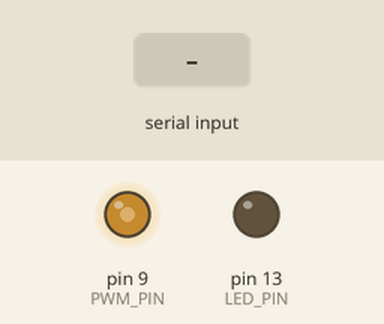
Simulated run of this program. Board: Arduino Uno, built with avr-gcc and run on an emulated ATmega328P. On the bench: output pins drawn as LEDs (lit = HIGH). The test bench sets the inputs (shaded band). What the program prints to the serial monitor is not drawn.

Above: at 1.2 s.
1.3 s: "1" received over Serial
2.8 s: byte 8 (ASCII_BS) received over Serial
4.3 s: byte 13 (ASCII_CR) received over Serial
Timing chart, 0 to 7.3 s (numbered marks = the images above; inputs shaded):
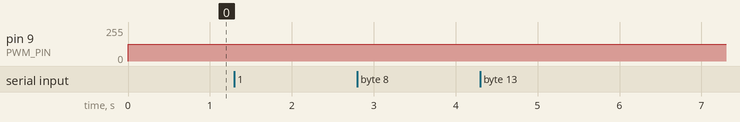

The program:

main.cpp
```cpp
#include <Arduino.h>

#include <avr/io.h>
#include <avr/interrupt.h>

// 2024-04-23 jj5 - baud rate for serial communication
//
#define BAUD_RATE 115200

// 2024-04-23 jj5 - ASCII control characters we support
//
#define ASCII_BS 8
#define ASCII_CR 13

// 2024-04-23 jj5 - maximum length of a command
//
#define CMD_LEN 64

// 2024-04-23 jj5 - pin assignments
//
#define LED_PIN 13
#define PWM_PIN 9

// 2024-04-23 jj5 - strings
//
const char *STR_EMPTY = "";
const char *STR_READY = "Ready.";
const char *STR_COMMAND_PROMPT = "Command: ";
const char *STR_COMMAND_TOO_LONG = "Command too long.";
const char *STR_UNKNOWN_COMMAND = "Unknown command.";

// 2024-04-23 jj5 - LED control commands
//
const char *CMD_ON    = "on";
const char *CMD_OFF   = "off";
const char *CMD_FLASH = "flash";

// 2024-04-23 jj5 - tone control commands
//
const char *CMD_START = "start";
const char *CMD_STOP  = "stop";

//
// 2024-04-23 jj5 - LED states
//

enum led_state { LED_OFF, LED_ON, LED_FLASH };

volatile enum led_state led_state = LED_OFF;

//
// 2024-04-23 jj5 - we use timer/counter2 to toggle the LED every 500 ms
//

volatile int timer_2_counter = 0;

ISR( TIMER2_COMPA_vect ) {
  timer_2_counter++;
  if ( timer_2_counter >= 50 ) {
    timer_2_counter = 0;
    // 2024-04-22 jj5 - toggle the LED every 500 ms
    if ( led_state == LED_FLASH ) {
      int pin = digitalRead( LED_PIN );
      digitalWrite( LED_PIN, !pin );
    }
  }
}

void setup_timer_2() {

  // 2024-04-23 jj5 - set up Timer/Counter2 for CTC mode

  // 2024-04-23 jj5 - set to CTC Mode
  //
  TCCR2A = 0x02;

  // 2024-04-23 jj5 - use a prescaler of 1024
  //
  TCCR2B = 0x07;

  // 2024-04-23 jj5 - to calculate OCR2A value for 500 ms delay:
  // timer frequency = 16MHz / 1024 = 15625 Hz
  // ticks needed = 15625 * 0.5s = 7812.5
  // (7812 / 50) - 1 = 156 approximately
  //
  OCR2A = 156;

  // 2024-04-23 jj5 - enable Timer2 Compare Match A interrupt
  //
  TIMSK2 = 0x02;

  // 2024-04-23 jj5 - enable global interrupts
  //
  sei();

}

//
// 2024-04-23 jj5 - we use timer/counter1 to generate a 261.63 Hz tone (middle C)
//

void timer_1_stop() {
  TCCR1A = 0;
  TCCR1B = 0;
}

void timer_1_start() {

  // 2024-04-23 jj5 - stop the timer
  //
  timer_1_stop();

  // 2024-04-23 jj5 - set the mode to Fast PWM, TOP in ICR1
  //
  TCCR1A |= (1 << WGM11);
  TCCR1B |= (1 << WGM12) | (1 << WGM13);

  // 2024-04-23 jj5 - set the prescaler to 8
  //
  TCCR1B |= (1 << CS11);

  // 2024-04-23 jj5 - calculate the value of ICR1 for the desired frequency (261.63 Hz, middle C)
  //
  unsigned int icr1 = (16000000 / (8 * 261.63)) - 1;
  ICR1 = icr1;

  // 2024-04-23 jj5 - set OCR1A for a 50% duty cycle
  //
  OCR1A = icr1 / 2;

  // 2024-04-23 jj5 - connect PWM output to pin OC1A (pin 9 on most Arduinos)
  //
  TCCR1A |= (1 << COM1A1);

}

void setup_timer_1() {
  timer_1_start();
}

void setup() {
  pinMode( LED_PIN, OUTPUT );
  pinMode( PWM_PIN, OUTPUT );
  setup_timer_2();
  setup_timer_1();
  Serial.begin( BAUD_RATE );
  Serial.println( STR_READY );
}

bool is_control_char( char c ) { return c < 32 || c == 127; }

void read_command() {

  int command_index = 0;
  char command_buffer[ CMD_LEN ];

  //char debug_buffer[ CMD_LEN ];

  Serial.print( STR_COMMAND_PROMPT );

  for ( ;; ) {

    if ( Serial.available() <= 0 ) { continue; }

    char chr = Serial.read();
    //int ord = chr;

    if ( ! is_control_char( chr ) ) {

      //sprintf( debug_buffer, "The ASCII code of '%c' is %d.\n", chr, ord );

      Serial.print( chr );

      command_buffer[ command_index++ ] = chr;

      if ( command_index >= CMD_LEN ) {
        command_index = 0;
        Serial.println( STR_EMPTY );
        Serial.println( STR_COMMAND_TOO_LONG );
        Serial.print( STR_COMMAND_PROMPT );
      }

      continue;

    }

    //sprintf( debug_buffer, "The ASCII code is control character %d.\n", ord );

    switch ( chr ) {
      case ASCII_BS :
        if ( command_index > 0 ) {
          command_index--;
          Serial.print( chr );
        }
        break;
      case ASCII_CR :
        Serial.println( STR_EMPTY );
        command_buffer[ command_index ] = '\0';
        command_index = 0;
        if ( strcmp( command_buffer, CMD_ON ) == 0 ) {
          led_state = LED_ON;
        }
        else if ( strcmp( command_buffer, CMD_OFF ) == 0 ) {
          led_state = LED_OFF;
        }
        else if ( strcmp( command_buffer, CMD_FLASH ) == 0 ) {
          led_state = LED_FLASH;
        }
        else if ( strcmp( command_buffer, CMD_START ) == 0 ) {
          timer_1_start();
        }
        else if ( strcmp( command_buffer, CMD_STOP ) == 0 ) {
          timer_1_stop();
        }
        else {
          Serial.println( STR_UNKNOWN_COMMAND );
        }
        return;
    }
  }
}

void loop() {
  read_command();
  switch ( led_state ) {
    case LED_ON :
      digitalWrite( LED_PIN, HIGH );
      break;
    case LED_OFF :
      digitalWrite( LED_PIN, LOW );
      break;
    case LED_FLASH :
      // 2024-04-22 jj5 - this is handled in the interrupt handler for timer/counter2
      break;
  }
}
```

Measured:
- after the input at 1.3 s, every drawn part: stays the same
- after the input at 2.8 s, every drawn part: stays the same
- after the input at 4.3 s, every drawn part: stays the same
